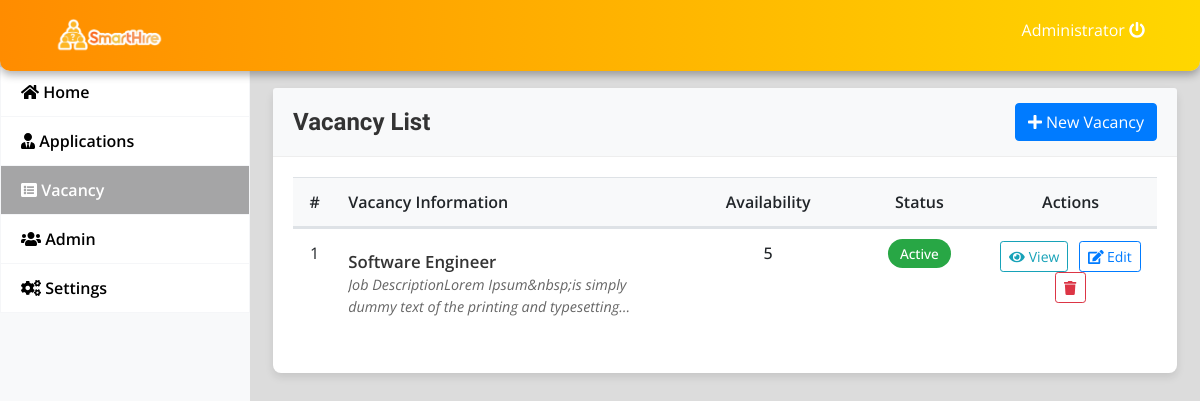
/admin/index.php?page=vacancy (signed in), run on the app's committed database.
### tables this page shows
CREATE TABLE `vacancy` (
  `id` int(30) NOT NULL,
  `position` varchar(200) NOT NULL,
  `availability` int(30) NOT NULL,
  `description` text NOT NULL,
  `status` tinyint(1) NOT NULL DEFAULT 1,
  `date_created` datetime NOT NULL DEFAULT current_timestamp()
);

### admin/vacancy.php (the view, shortened to what this page needs)
<?php include('db_connect.php'); ?>
<!DOCTYPE html>
<html lang="en">
<head>
</head>
<body>
<div class="container-fluid py-4">
    <div class="row">
        <div class="col-lg-12">
            <div class="card">
                <div class="card-header d-flex justify-content-between align-items-center">
                    <h5 class="page-title">Vacancy List</h5>
                    <div class="action-buttons">
                        <button class="btn btn-primary" type="button" id="new_vacancy">
                            <i class="fa fa-plus"></i> New Vacancy
                        </button>
                    </div>
                </div>
                <div class="card-body">
                    <div class="table-responsive">
                        <table class="table table-hover">
                            <thead>
                                <tr>
                                    <th width="5%" class="text-center">#</th>
                                    <th width="40%">Vacancy Information</th>
                                    <th width="20%" class="text-center">Availability</th>
                                    <th width="15%" class="text-center">Status</th>
                                    <th width="20%" class="text-center">Actions</th>
                                </tr>
                            </thead>
                            <tbody>
                                <?php
                                $i = 1;
                                $vacancies = $conn->query("SELECT * FROM vacancy ORDER BY id ASC");
                                if ($vacancies->num_rows > 0):
                                    while($row = $vacancies->fetch_assoc()):
                                        $trans = get_html_translation_table(HTML_ENTITIES, ENT_QUOTES);
                                        unset($trans["\""], $trans["<"], $trans[">"], $trans["<h2"]);
                                        $desc = strtr(html_entity_decode($row['description']), $trans);
                                        $desc = str_replace(array("<li>","</li>"), array("",","), $desc);
                                ?>
                                <tr>
                                    <td class="text-center"><?php echo $i++; ?></td>
                                    <td>
                                        <div class="vacancy-info">
                                            <div class="position-title"><?php echo $row['position']; ?></div>
                                            <div class="position-description"><?php echo strip_tags($desc); ?></div>
                                        </div>
                                    </td>
                                    <td class="text-center availability">
                                        <?php echo $row['availability']; ?>
                                    </td>
                                    <td class="text-center">
                                        <?php if($row['status'] == 1): ?>
                                            <span class="status-badge badge-success">Active</span>
                                        <?php else: ?>
                                            <span class="status-badge badge-danger">Closed</span>
                                        <?php endif; ?>
                                    </td>
                                    <td class="text-center">
                                        <button class="btn btn-sm btn-outline-info btn-action view_vacancy" type="button" data-id="<?php echo $row['id']; ?>">
                                            <i class="fa fa-eye"></i> View
                                        </button>
                                        <button class="btn btn-sm btn-outline-primary btn-action edit_vacancy" type="button" data-id="<?php echo $row['id']; ?>">
                                            <i class="fa fa-edit"></i> Edit
                                        </button>
                                        <button class="btn btn-sm btn-outline-danger btn-action delete_vacancy" type="button" data-id="<?php echo $row['id']; ?>">
                                            <i class="fa fa-trash"></i>
                                        </button>
                                    </td>
                                </tr>
                                <?php
                                    endwhile;
                                else:
                                ?>
                                <tr>
                                    <td colspan="5" class="text-center">No vacancies found</td>
                                </tr>
                                <?php endif; ?>
                            </tbody>
                        </table>
                    </div>
                </div>
            </div>
        </div>
    </div>
</div>
</body>
</html>

### admin/assets/css/style.css (style rules this page uses)
body { font-family: "Open Sans", sans-serif; color: #444444; width: 100%; height: calc(100%); }
h1, h2, h3, h4, h5, h6 { font-family: "Raleway", sans-serif; }
.align-items-center { align-items: center !important; }

### admin/index.php (style rules this page uses)
body { background: #80808045; }

### admin/vacancy.php (style rules this page uses)
.card { box-shadow: 0 4px 8px rgba(0,0,0,0.1); border-radius: 8px; margin-bottom: 20px; border: none; }
.card-header { background-color: #f8f9fa; border-bottom: 1px solid #eee; padding: 15px 20px; border-top-left-radius: 8px; border-top-right-radius: 8px; }
.card-body { padding: 20px; }
.page-title { font-size: 1.5rem; font-weight: 600; color: #333; margin-bottom: 0; }
.action-buttons .btn { margin-left: 10px; }
.table { border-collapse: separate; border-spacing: 0; }
.table th { background-color: #f8f9fa; font-weight: 600; }
.vacancy-info { padding: 8px 0; }
.position-title { font-weight: 600; color: #333; font-size: 1.05rem; }
.position-description { color: #666; font-style: italic; font-size: 0.9rem; max-height: 60px; overflow: hidden; text-overflow: ellipsis; display: -webkit-box; -webkit-line-clamp: 2; -webkit-box-orient: vertical; }
.availability { font-weight: 500; }
.status-badge { padding: 5px 12px; border-radius: 15px; font-size: 0.85rem; font-weight: 500; }
.btn-action { margin: 0 3px; }

### data on the page
vacancy: position "Software Engineer", description "Job DescriptionLorem Ipsum&nbsp;is simply dummy text of the printing and…", availability "5", status "Active"

### other printed values
$_SESSION['login_name'] "Administrator"
